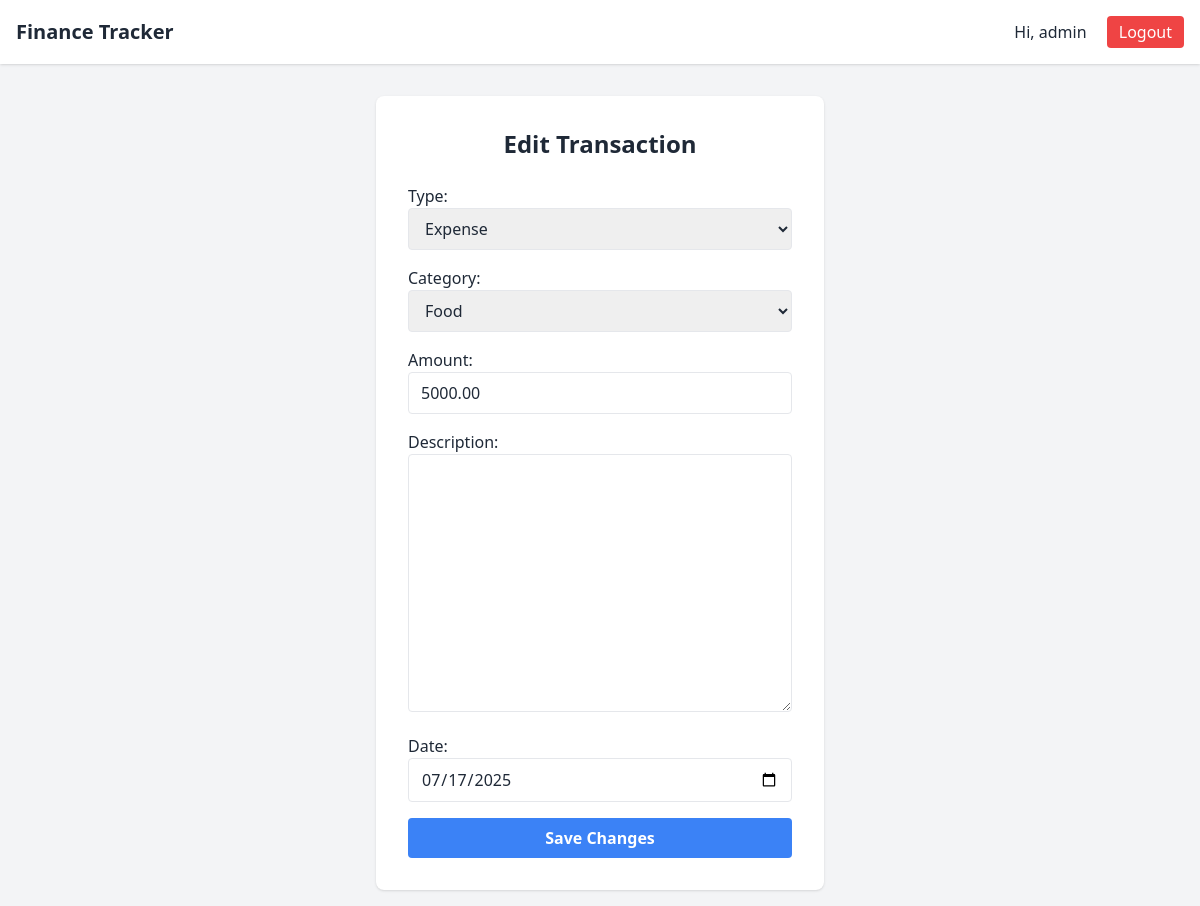
The page /transaction/edit/3/ (signed in) on the database its author committed.
### finance/models.py (models this page shows, shortened)
class Transaction(models.Model):
    TYPE_CHOICES = [
        ('income', 'Income'),
        ('expense', 'Expense'),
    ]
    user = models.ForeignKey(User, on_delete=models.CASCADE)
    type = models.CharField(max_length=7, choices=TYPE_CHOICES)
    category = models.ForeignKey(Category, on_delete=models.SET_NULL, null=True)
    amount = models.DecimalField(max_digits=10, decimal_places=2)
    description = models.TextField(blank=True)
    date = models.DateField()

### finance/views.py (the view)
# urls.py: path('transaction/edit/<int:pk>/', views.edit_transaction, name='edit_transaction'),
@login_required
def edit_transaction(request, pk):
    transaction = get_object_or_404(Transaction, pk=pk, user=request.user)
    if request.method == 'POST':
        form = TransactionForm(request.POST, instance=transaction)
        if form.is_valid():
            form.save()
            messages.success(request, "Transaction updated.")
            return redirect('dashboard')
    else:
        form = TransactionForm(instance=transaction)
    return render(request, 'finance/edit_transaction.html', {'form': form})

### finance/forms.py
class TransactionForm(forms.ModelForm):
    date = forms.DateField(widget=forms.DateInput(attrs={'type': 'date'}))
    class Meta:
        model = Transaction
        fields = ['type', 'category', 'amount', 'description', 'date']
    def __init__(self, *args, **kwargs):
        super(TransactionForm, self).__init__(*args, **kwargs)
        for field in self.fields.values():
            field.widget.attrs.update({
                'class': 'w-full px-3 py-2 border rounded focus:outline-none focus:ring-2 focus:ring-blue-400'
            })
        self.fields['category'].queryset = Category.objects.none()
        self.fields['category'].empty_label = "Select a category (choose type first)"
        if 'type' in self.data:
            type_value = self.data.get('type')
            self.fields['category'].queryset = Category.objects.filter(type=type_value)
        elif self.instance.pk:
            self.fields['category'].queryset = Category.objects.filter(type=self.instance.type)

### finance/models.py (called while the page is built)
    def __str__(self):
        return self.name

### templates/finance/edit_transaction.html (shortened to what this page needs)
{% extends 'base.html' %}
{% block content %}
<div class="flex justify-center items-center min-h-[80vh]">
  <div class="w-full max-w-md bg-white p-8 rounded-lg shadow">
    <h2 class="text-2xl font-bold mb-6 text-center">Edit Transaction</h2>
    <form method="post" class="space-y-4">
      {{ form.as_p }}
      <button type="submit" class="w-full bg-blue-500 hover:bg-blue-600 text-white font-semibold py-2 px-4 rounded">
        Save Changes
      </button>
    </form>
  </div>
</div>
{% endblock %}

### templates/base.html (shortened to what this page needs)
<!DOCTYPE html>
<html lang="en">
<head>
    <script src="https://cdn.tailwindcss.com"></script>
</head>
<body class="bg-gray-100 text-gray-800 min-h-screen">
    <nav class="bg-white shadow p-4 flex justify-between items-center">
        <div class="text-xl font-bold">Finance Tracker</div>
        <div>
            {% if user.is_authenticated %}
                <span class="mr-4">Hi, {{ user.username }}</span>
                <form method="post" action="{% url 'logout' %}" class="inline">
                    <button class="bg-red-500 text-white px-3 py-1 rounded hover:bg-red-600">Logout</button>
                </form>
            {% else %}
                <a href="{% url 'login' %}" class="text-blue-500 hover:underline mr-4">Login</a>
                <a href="{% url 'register' %}" class="text-blue-500 hover:underline">Register</a>
            {% endif %}
        </div>
    </nav>
    <main class="max-w-3xl mx-auto p-4">
        {% block content %}{% endblock %}
    </main>
</body>
</html>

### rows shown on the page
Transaction: type "Expense", category "Food", amount "5000.00", date "07/17/2025"

### other values the page prints
{{ user.username }} "admin"
